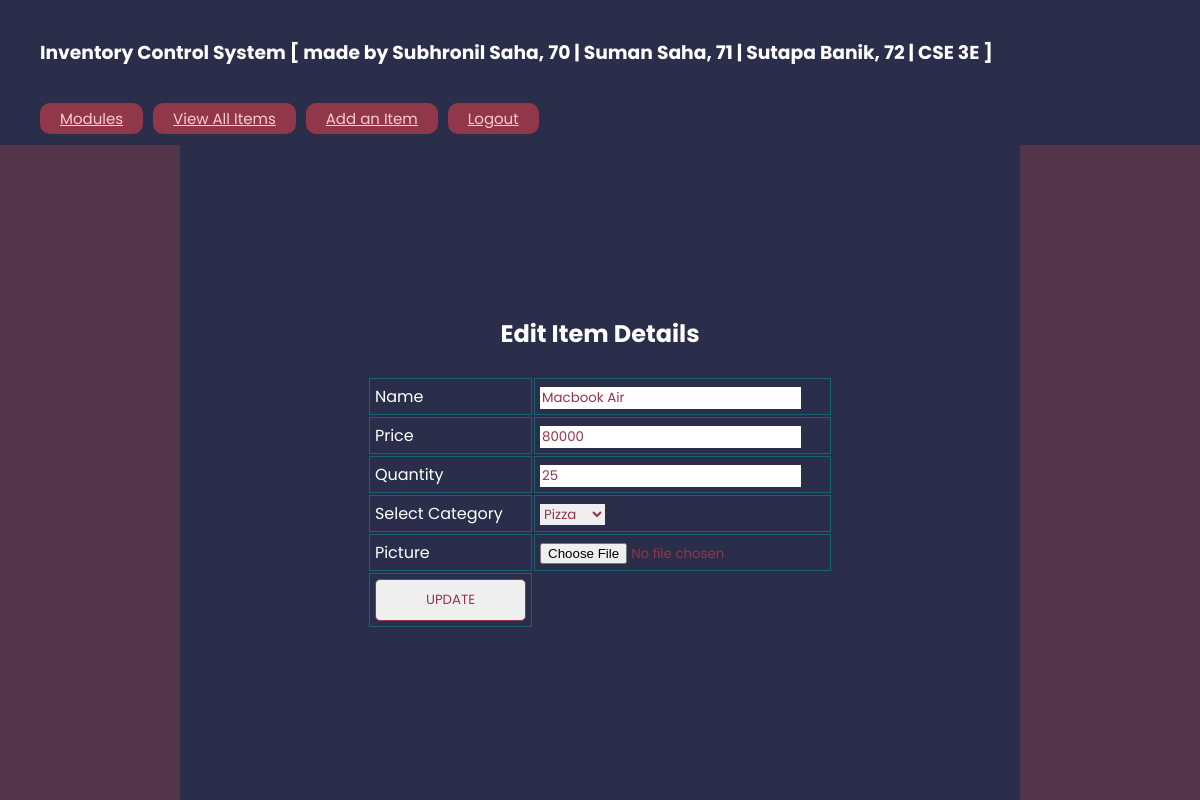
The app's page /php-project/admin-panel/item_modules/edit_item.php?id=1 (signed in) with its own data.
### tables this page shows
CREATE TABLE `items` (
  `id` int(10) NOT NULL,
  `name` varchar(20) NOT NULL,
  `c_id` int(10) NOT NULL,
  `image` longtext NOT NULL,
  `image_name` varchar(200) NOT NULL,
  `qty` int(5) NOT NULL,
  `price` int(10) NOT NULL
);

CREATE TABLE `categories` (
  `c_id` int(10) NOT NULL,
  `c_name` varchar(50) NOT NULL,
  `status` varchar(10) NOT NULL
);

### php-project/admin-panel/item_modules/edit_item.php (the view, shortened to what this page needs)
<?php
    include('../extra/connection_h.php');
	$query = "SELECT * FROM items WHERE id = '" . $_REQUEST['id'] . "'";
    $result = mysqli_query($con, $query);
    $fetch = mysqli_fetch_object($result);
    $query1 = "select * from categories where status='active'";
    $result1 = mysqli_query($con, $query1);
	include('../extra/meta.php');
    include('../extra/header_item.php');
?>
<div class="content">
    <div class="left-side"></div>
    <div class="middle">
        <h2> Edit Item Details</h2>
        <br>
        <form method="post" action="" enctype="multipart/form-data">
            <table>
                <tr>
                    <td>Name</td>
                    <td><input type="text" name="name" value="<?php echo $fetch->name; ?>"></td>
                </tr>
                <tr>
                    <td>Price</td>
                    <td><input type="text" name="price" value="<?php echo $fetch->price; ?>"></td>
                </tr>
                <tr>
                    <td>Quantity</td>
                    <td><input type="text" name="qty" value="<?php echo $fetch->qty; ?>"></td>
                </tr>
                <tr>
                    <td>Select Category</td>
                    <td>
                        <select name="categories" id="categories">
                            <?php while($fetch1 = mysqli_fetch_object($result1)) { ?>
                                <option
                                    value="<?php echo $fetch1->c_id; ?>"
                                    <?php if($fetch1->c_id == $fetch->c_id) { ?>
                                    selected = "selected"
                                    <?php } ?>
                                >
                                    <?php echo $fetch1->c_name; ?>
                                </option>
                            <?php } ?>
                        </select>
                    </td>
                </tr>
                <tr>
                    <td>Picture</td>
                    <td><input type="file" name="upFile" id="upFile"></td>
                </tr>
                <tr>
                    <td><input type="submit" name="update" value="UPDATE"></td>
                </tr>
            </table>
    </form>
    </div>
    <div class="right-side"></div>
</div>

### php-project/admin-panel/style.css (style rules this page uses)
:root { --brightRed: #e84545; --deepRedLowOpac: #903749; --purpleBackground: #2b2e4a; --lightRed: #ffcccb; --lightCyan: #e0ffff; }
* { margin: 0; border: 0; color: #fff; font-family: 'Poppins', sans-serif; }
td { border: 1px solid rgba(0, 153, 153, 0.5); padding: 5px; }
input, select, textarea { color: var(--deepRedLowOpac); }
input[type=submit] { padding: 10px 50px; color: var(--deepRedLowOpac); background: ; border: 1px solid var(--deepRedLowOpac); cursor: pointer; -webkit-border-radius: 5px; border-radius: 5px; }
.content { display: flex; flex-direction: row; height: 90%; width: 100vw; }
.left-side { display: flex; background: #53354a; width: 15%; align-items: center; justify-content: center; }
.right-side { display: flex; background: #53354a; width: 15%; align-items: center; justify-content: center; }
.middle { display: flex; flex-direction: column; width: 70%; align-items: center; justify-content: center; }

### records on screen
items: name "Macbook Air", price "80000", qty "25", categories "Pizza"
